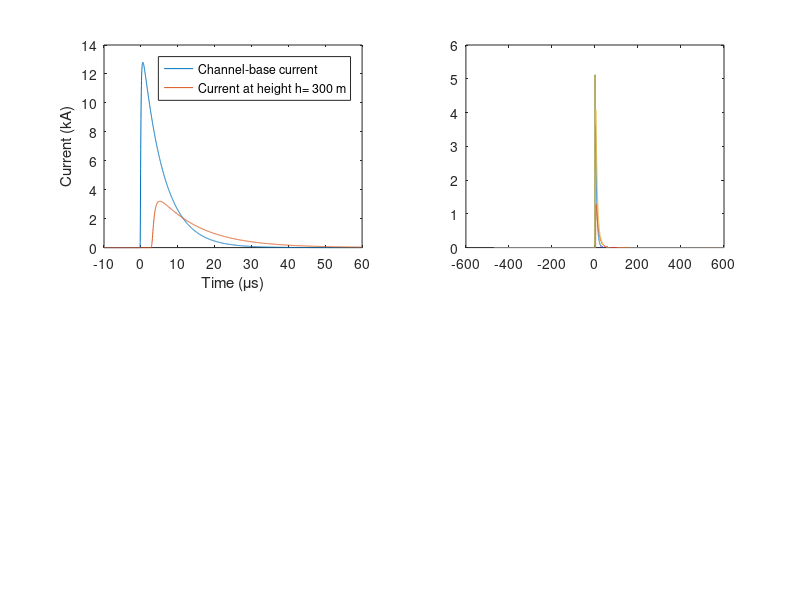

MATLAB code for this plot: (Note: this script raises an error after producing the figure.)
%% Constants
eps0=8.854e-12;
mu0=4*(pi)*1e-7;
c=1/sqrt(mu0*eps0); %m/s
%%
%Create Channel-base current
I0=13e3;
eta=0.73;
tau1=-0.2e-6;
tau2=5.7e-6; %20.7e-6
n=2;
pad1=zeros(1,1000);
tf=300e-6; %bring current wave to [0,0]
N=10e3;
pad1=zeros(1,N);
Ts=tf/N;
fs=1/Ts;

t=(0:Ts:tf);
I=(I0/eta).*(((t./tau1).^n)./((t./tau1).^n+1)).*exp(-t./tau2); %Channel-base current
I=[pad1,I,pad1];

I=(I./max(I)).*12800;
N=length(I);
t=linspace(0,N*Ts,N)-tf;

plot(t*1e6,I/1000); hold all;

%% Create current at height h=300m
I0_h=I0/2;
eta_h=2*eta;
tau1_h=4*tau1;
tau2_h=2*tau2;
n=2;
pad1=zeros(1,1000);
N=10e3;
pad1=zeros(1,N);
Ts=tf/N;
fs=1/Ts;

dh=300;
v=c/3;
propagation_delay=dh/v;
prop_delay_sample=round(propagation_delay/Ts);
pad_before=[pad1 zeros(1,prop_delay_sample)];

t=(0:Ts:tf);
I_h=(I0_h/eta_h).*(((t./tau1_h).^n)./((t./tau1_h).^n+1)).*exp(-t./tau2_h); %Channel-base current
I_h=[pad_before,I_h,pad1(1:end-prop_delay_sample)];

I_h=(I_h./max(I_h)).*12800/4;
N=length(I_h);
t=linspace(0,N*Ts,N)-tf;

plot(t*1e6,I_h/1000)
xlabel('Time (us)')
ylabel('Current (kA)')
%% Constants
H=10e3; %meters
D=50e3; %meters
dz=1; %m
x0=-10;
xf=60;

if D==50e3
    dt_to_origin=467;
else if D==209e3
        dt_to_origin=996;
    else if D==250e3
            dt_to_origin=1133;
        end
    end
end

%E component before the end of the wire
pad_Dc=zeros(1,round((D/c)/Ts));
I_Dc=[pad_Dc,I]; %channel-base current retarded by D/c delay
I_h_Dc=[pad_Dc, I_h]; %current at h=300 m retarded by D/c delay

subplot(221);
time=linspace(0,length(I_Dc)*Ts,length(I_Dc)).*1e6-dt_to_origin;
plot(time,I_Dc./1e3,time,I_h_Dc./1e3);
legend('Channel-base current','Current at height h= 300 m');
xlabel('Time (\mus)');
ylabel('Current (kA)');
xlim([x0,xf]);

subplot(222);
Ez_before=-(mu0*v/(2*pi*D)).*I_Dc;
Ez_h_before=-(mu0*v/(2*pi*D)).*I_h_Dc;
Ez_before_total=Ez_before+Ez_h_before;
plot(time,-Ez_before,time,-Ez_h_before,time,-Ez_before_total);

suptitle(['D=',num2str(D/1000),' km']);

xlabel('Time (\mus)');
ylabel('Ez (V/m)');
legend('Ez before reach top of channel due to channel-base current',...
    'Ez before reach top of channel due to current at 300 m',...
    'Ez before reach top of channel due to both current sources');
xlim([x0,xf]);

Hv=round((H/v)/Ts);
pad_Hv=zeros(1,Hv);
I_Hv_Dc=[pad_Hv, I_Dc]; %channel-base current retarded by D/c+H/v delay
I_Hv_Dc=I_Hv_Dc(1:end-Hv);

I_Dc=[I_Dc, pad_Hv];
I_Dc=I_Dc(1:end-Hv);
Ez_after=-(mu0*v/(2*pi*D)).*(I_Dc-I_Hv_Dc);

I_h_Hv_Dc=[pad_Hv, I_h_Dc]; %current at h=300 m retarded by D/c+H/v delay
I_h_Hv_Dc=I_h_Hv_Dc(1:end-Hv);

I_h_Dc=[I_h_Dc, pad_Hv];
I_h_Dc=I_h_Dc(1:end-Hv);
Ez_h_after=-(mu0*v/(2*pi*D)).*(I_h_Dc-I_h_Hv_Dc);

Ez_after_total=Ez_after+Ez_h_after;

subplot(223);
plot(time,-Ez_after,time,-Ez_h_after,time,-Ez_after_total);
xlabel('Time (\mus)');
ylabel('Ez (V/m)');
legend('Ez after reach top of channel due to channel-base current',...
    'Ez after reach top of channel due to current at 300 m',...
    'Ez after reach top of channel due to both current sources');
xlim([x0,xf]);

Ez_total=Ez_before_total+Ez_after_total;
subplot(224);
plot(time,-Ez_before_total,time,-Ez_after_total,time,-Ez_total);
xlabel('Time (\mus)');
ylabel('Ez (V/m)');
legend('Ez before reach top of channel due to both current sources',...
    'Ez after reach top of channel due to both current sources',...
    'Ez total');
xlim([x0,xf]);